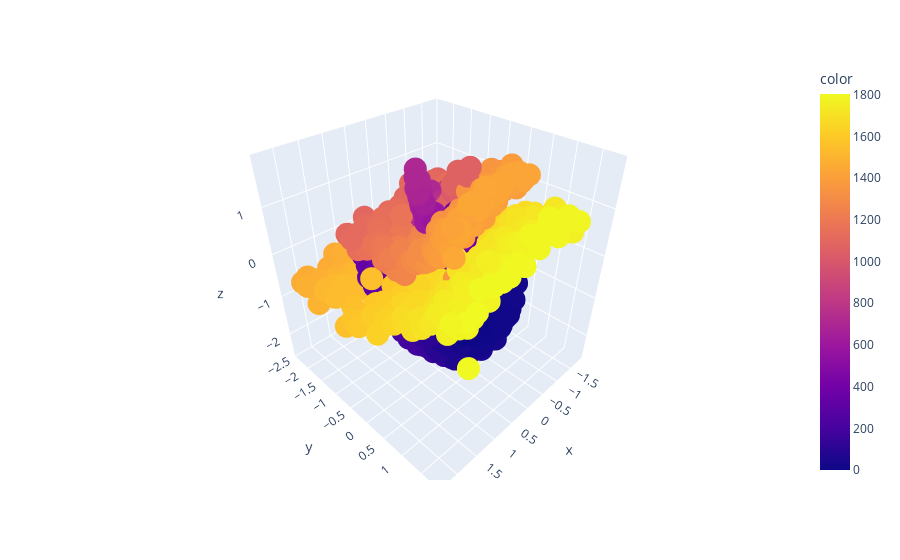

The notebook cell this image was saved under:
### Code cell
px.scatter_3d(x=xyz['x']-newxyz['x'], y=xyz['y']-newxyz['y'], z=xyz['z']-newxyz['z'], color=xyz['id']).show()

### Figure 1 — Plotly figure (JSON) as saved in the notebook; plotly's stock layout.template omitted (floating-point values rounded to 4 significant figures; data arrays with more than 128 entries replaced by an {"elided": "..."} marker saying what was removed)
{"data": [{"hovertemplate": "x=%{x}<br>y=%{y}<br>z=%{z}<br>color=%{marker.color}<extra></extra>", "legendgroup": "", "marker": {"color": {"elided": "1805 int values"}, "coloraxis": "coloraxis", "symbol": "circle"}, "mode": "markers", "name": "", "scene": "scene", "showlegend": false, "type": "scatter3d", "x": {"elided": "1805 float values"}, "y": {"elided": "1805 float values"}, "z": {"elided": "1805 float values"}}], "layout": {"coloraxis": {"colorbar": {"title": {"text": "color"}}, "colorscale": [[0, "#0d0887"], [0.1111, "#46039f"], [0.2222, "#7201a8"], [0.3333, "#9c179e"], [0.4444, "#bd3786"], [0.5556, "#d8576b"], [0.6667, "#ed7953"], [0.7778, "#fb9f3a"], [0.8889, "#fdca26"], [1, "#f0f921"]]}, "legend": {"tracegroupgap": 0}, "margin": {"t": 60}, "scene": {"domain": {"x": [0, 1], "y": [0, 1]}, "xaxis": {"title": {"text": "x"}}, "yaxis": {"title": {"text": "y"}}, "zaxis": {"title": {"text": "z"}}}}}
